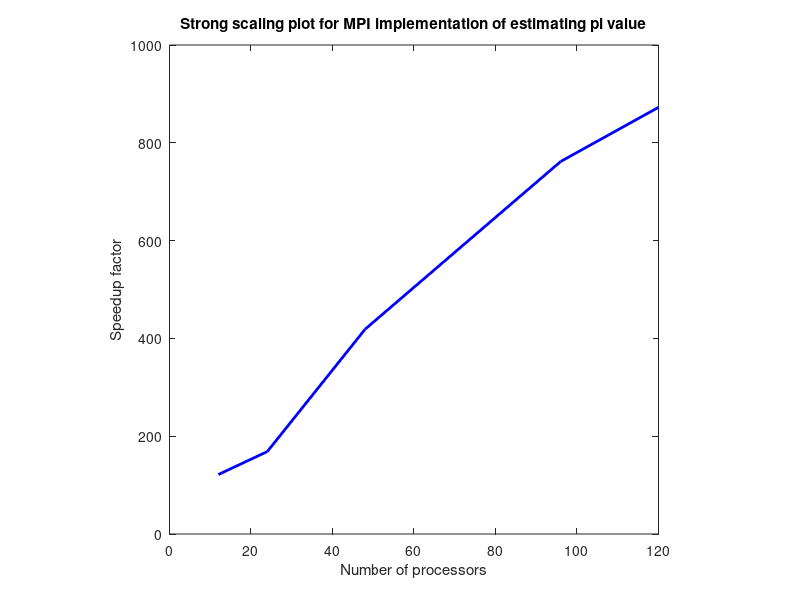
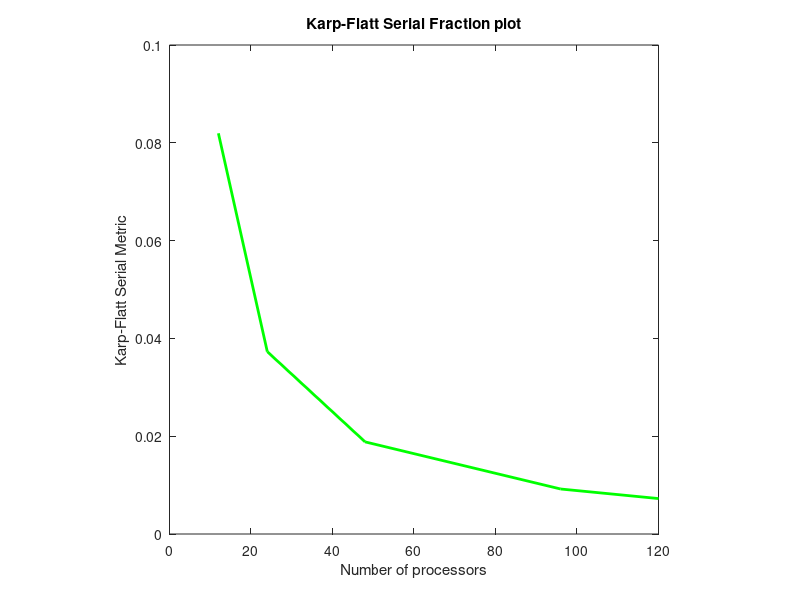

The MATLAB script that drew these images, in order:
clear all; close all; clc;
p1 = load('write_pi12.dat');
p2 = load('write_pi24.dat');
p3 = load('write_pi48.dat');
p4 = load('write_pi96.dat');
p5 = load('write_pi120.dat');
t = 91.05649;

p = p1;
p(2,:) = p2;
p(3,:) = p3;
p(4,:) = p4;
p(5,:) = p5;

for i=1:5
    p(i,3) = t/p(i,2);
end

%Calculating the Karp-Flatt Metric
for i = 1:5
    p(i,4) = abs(((1/p(i,3))-(1/p(i,1)))/(1-(1/p(i,1))));
end

plot(p(:,1), p(:,3), '-b', 'LineWidth', 2);
title('Strong scaling plot for MPI implementation of estimating pi value');
xlabel('Number of processors');
ylabel('Speedup factor');
axis square;

figure(2);
plot(p(:,1), p(:,4), '-g', 'LineWidth', 2);
title('Karp-Flatt Serial Fraction plot');
xlabel('Number of processors');
ylabel('Karp-Flatt Serial Metric');
axis square;